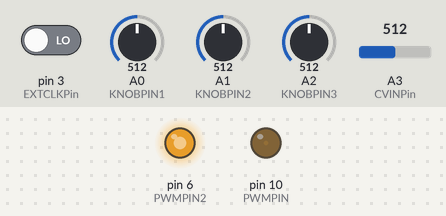
The sketch below on a simulated Arduino Nano, built with avr-gcc and run on an emulated ATmega328P. Parts: output pins drawn as LEDs (lit = HIGH). Inputs (shaded band) come from the test bench; at power-on: A2 (KNOBPIN3) = 512, A1 (KNOBPIN2) = 512, pin 3 (EXTCLKPin) LOW, A0 (KNOBPIN1) = 512, A3 (CVINPin) = 512. Random numbers use the default seed unless the sketch sets one; what the sketch prints to the serial monitor is not drawn.

Above: at 1.25 s.
1.3 s: A2 (KNOBPIN3) set to 631
At 1.75 s:
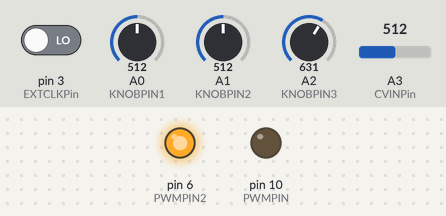
4.3 s: A2 (KNOBPIN3) set to 658
7.3 s: A1 (KNOBPIN2) set to 30
Timing chart, 0 to 10.3 s (numbered marks = the images above; inputs shaded):
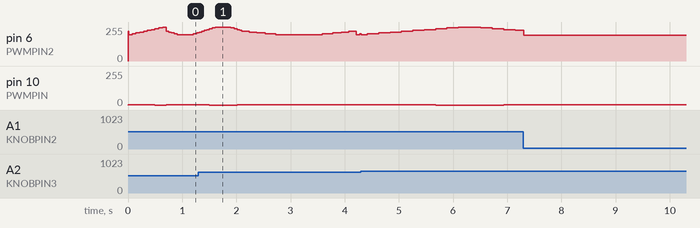

The sketch:

SyncLFO.ino
```cpp
#include <FlexiTimer2.h>
#include <avr/io.h>
#include "const.h"  //波形表  saw1 saw2 sine tri squ

#define PWMPIN 10    //输出信号    Output
#define PWMPIN2 6    //输出信号    Output2
#define EXTCLKPin 3  //输入时钟    Clk In
#define CVINPin A3   //输入压控    CV In
#define KNOBPIN1 0   //旋钮1       Freq/Phase/Amp
#define KNOBPIN2 1   //旋钮2       WaveType
#define KNOBPIN3 2   //旋钮3       Modulation

//获取到各个引脚并打印日志 ok
//调整震荡频率
//调试hold v amp调整
//时钟调试

float duty = 0.5;      //占空比
int wavePosition = 0;  //波形位置

byte waveType = 1;  //波形类型

int set_freq = 1;   //频率计数器
int freq_max = 30;  //外部时钟周期（*100usec）
int amp = 256;      //PWM占空比调整
int tmp_amp = 256;  //临时振幅值
int tmp_a1 = 0;     //临时A1值
int lgt8f328p = 1;  //  lgt8f328p =4 / arduion nano =1;

float amp_rate = 1.0;
int phase = 1;
int modulation = 0;  //自调制

bool ext_injudge = 0;  //0=使用内部时钟 , 1 =使用外部时钟
bool ext_pulse = 0;    //0=无外部输入
bool old_ext_pulse = 0;
long ext_count = 0;
long ext_count_result = 0;
long old_ext_count_result = 0;
long ext_period = 0;
bool reset_count = 0;

long timer2 = 0;

int a3 = 0;

// 提高PWM频率，设置为200000Hz，可以根据需要进一步调整
unsigned long pwm_freq = 200000;

/**
 * 初始化设置函数
 * 配置PWM输出引脚、定时器和串口通信
 * 设置PWM频率和占空比
 */
void setup() {
  pinMode(PWMPIN, OUTPUT);   // 设置PWM输出引脚
  pinMode(PWMPIN2, OUTPUT);  // 设置辅助输出引脚
  pinMode(CVINPin, INPUT);   // 设置电压控制输入引脚

  // 设置定时器2，每5微秒触发一次timer_count函数
  FlexiTimer2::set(5, 1.0 / 100000, timer_count);
  FlexiTimer2::start();  // 启动定时器

  Serial.begin(115200);  // 初始化串口通信，波特率115200

  // 设置TCCR1A寄存器 - 配置PWM模式和输出比较模式
  // 快速PWM模式，清除OC1A/OC1B比较匹配时(非-inverting模式)
  TCCR1A = 0b00100011;

  // 设置TCCR1B寄存器 - 配置PWM模式和时钟源
  // 0b00000001表示不分频，即PWM频率 = 系统时钟频率 / OCR1A
  TCCR1B = 0b00000001;

  // 根据设定的PWM频率计算OCR1A的值
  // OCR1A决定PWM周期：频率 = 系统时钟(16MHz) / OCR1A
  OCR1A = (unsigned int)(8000000 / pwm_freq);
}

/**
 * 主循环函数
 * 持续读取旋钮和传感器输入，更新波形参数
 * 处理外部时钟信号和波形生成
 */
void loop() {
  // 保存上一次的外部时钟状态
  old_ext_pulse = ext_pulse;
  // 读取当前外部时钟状态
  ext_pulse = digitalRead(EXTCLKPin);

  // 打印当前参数状态到串口监视器
  Serial.print("  freq= ");
  Serial.print(freq_max);
  Serial.print("  waveType= ");
  Serial.print(waveType);
  Serial.print("  modulation= ");
  Serial.print(modulation);
  Serial.print("  amp= ");
  Serial.print(amp);
  Serial.println(" ");

  // Serial.print("  ext_injudge= ");  //不要随便删除这些注释的log
  // Serial.print(ext_injudge);        //不要随便删除这些注释的log
  // Serial.print("  freq mod= ");     //不要随便删除这些注释的log
  // Serial.println(a3);               //不要随便删除这些注释的log

  // Serial.print(" KNOBPIN1= ");           //不要随便删除这些注释的log
  // Serial.print(analogRead(KNOBPIN1));    //不要随便删除这些注释的log
  // Serial.print(" KNOBPIN2= ");           //不要随便删除这些注释的log
  // Serial.print(analogRead(KNOBPIN2));    //不要随便删除这些注释的log
  // Serial.print(" KNOBPIN3= ");           //不要随便删除这些注释的log
  // Serial.println(analogRead(KNOBPIN3));  //不要随便删除这些注释的log

  // Serial.print("                             ");  //不要随便删除这些注释的logamp test
  // Serial.print(knob1_dec);                        //不要随便删除这些注释的logamp test
  // Serial.print("             ");                  //不要随便删除这些注释的logamp test
  // Serial.print(this_v);                           //不要随便删除这些注释的logamp test
  // Serial.print("             ");                  //不要随便删除这些注释的logamp test
  // Serial.print(tmp_amp);                          //不要随便删除这些注释的logamp test
  // Serial.println("             ");                //不要随便删除这些注释的logamp test

  //------------波形类型选择-------------------------------
  // 读取旋钮2的值并映射到波形类型(0-7)
  waveType = analogRead(KNOBPIN2) >> 7;

  //------------相位和时钟设置-------------------------------
  if (ext_injudge == 0) {  //使用内部时钟，相位功能关闭
    phase = 0;
    // 非线性映射旋钮1的值到频率范围
    freq_max = 1 + 0.0007 * (1023 - analogRead(KNOBPIN1)) * (1023 - analogRead(KNOBPIN1)) / 2;
    // 读取电压控制输入并应用到频率
    a3 = analogRead(CVINPin) >> 6;
    freq_max = freq_max - a3;
  } else if (ext_injudge == 1) {  //使用外部时钟，相位功能开启
    // 映射旋钮1的值到相位偏移(0-999)
    phase = map(analogRead(KNOBPIN1), 0, 1023, 0, 999);
  }

  //------------调制方式选择-------------------------------
  // 读取旋钮3的值并映射到调制方式(0-7)
  modulation = analogRead(KNOBPIN3) >> 7;

  // 根据调制方式应用不同的波形调制
  switch (modulation) {
    default:  //无调制
      break;
    case 1:  //使用saw1波形调制相位
      phase = phase + (pgm_read_word(&(saw1[wavePosition])));
      break;
    case 2:  //使用saw2波形调制相位
      phase = phase + (pgm_read_word(&(saw2[wavePosition])));
      break;
    case 3:
    case 4:  //使用sine波形调制相位
      phase = phase + (pgm_read_word(&(sine[wavePosition])));
      break;
    case 5:  //使用tri波形调制相位
      phase = phase + (pgm_read_word(&(tri[wavePosition])));
      break;
    case 6:  //使用squ波形调制相位
      phase = phase + (pgm_read_word(&(squ[wavePosition])));
      break;
    case 7:  //随机调制相位
      phase = phase + (pgm_read_word(&(tri[random(1, 1000)])));
      break;
  }

  //--------------振幅设置----------------
  // 将振幅值映射到0.01-1.0的比率范围
  int this_am = 0;
  this_am = map(amp, 0, 1023, 1, 100);
  amp_rate = (float)this_am / 100;

  // 读取旋钮1的值并计算变化量
  int this_v = analogRead(KNOBPIN1) / lgt8f328p;
  int knob1_dec = analogRead(KNOBPIN1) - tmp_a1;


  // 电压保持模式 - 当波形类型为0时，使用旋钮1控制振幅
  if (waveType == 0) {
    // 检测旋钮是否有明显转动
    if (-30 > knob1_dec || knob1_dec > 30) {
      if (tmp_amp != this_v) {
        amp = this_v;  // 更新振幅值
      }
      tmp_amp = this_v;
    }
  } else {
    amp = 256;  // 非保持模式下使用默认振幅
  }
  tmp_a1 = analogRead(KNOBPIN1);  // 保存当前旋钮值用于下次比较

  //------------外部时钟判断-------------------------------
  // 如果长时间没有外部时钟信号，切换到内部时钟
  if (ext_count > 160000) {
    ext_injudge = 0;
  } else {
    ext_injudge = 1;
  }

  //----------时钟设置-------------
  // 检测外部时钟上升沿
  if (ext_pulse == 1 && old_ext_pulse == 0) {
    // 计算两次脉冲之间的周期，用于外部同步
    old_ext_count_result = ext_count_result;
    ext_count_result = ext_count;
    ext_period = (old_ext_count_result + ext_count_result) / 1960;
    freq_max = ext_period;
  }

  // 检测外部时钟下降沿，重置计数器和波形位置
  if (old_ext_pulse == 0 && ext_pulse == 1) {
    ext_count = 0;
    wavePosition = 0;
  }

  // 根据PWM频率、占空比和振幅计算OCR1B的值
  unsigned int bbb = (unsigned int)(8000000 / pwm_freq * duty * amp_rate);
  OCR1B = bbb;

  // 控制第二个输出引脚，与PWM输出互补
  analogWrite(PWMPIN2, map(bbb, 0, 40, 255, 0));
}

/**
 * 定时器中断服务函数
 * 每5微秒触发一次，控制波形生成和频率
 */
void timer_count() {
  // 增加计数器值
  ext_count++;
  set_freq++;

  // 当达到频率上限时，更新波形
  if (set_freq >= freq_max) {
    set_freq = 0;

    // 更新波形位置
    wavePosition++;
    if (wavePosition + phase >= 1000 && waveType != 7) {
      wavePosition = wavePosition - 1000;
    }

    // 根据波形类型选择不同的波形表
    switch (waveType) {
      default:  //稳定保持电压
        duty = 1;
        digitalWrite(4, 0);
        break;
      case 1:  //saw1波形
        duty = (float)(pgm_read_word(&(saw1[wavePosition + phase]))) / 1000;
        digitalWrite(4, 1);
        break;
      case 2:  //saw2波形
        duty = (float)(pgm_read_word(&(saw2[wavePosition + phase]))) / 1000;
        digitalWrite(4, 0);
        break;
      case 3:
      case 4:  //sine波形
        duty = (float)(pgm_read_word(&(sine[wavePosition + phase]))) / 1000;
        digitalWrite(4, 1);
        break;
      case 5:  //tri波形
        duty = (float)(pgm_read_word(&(tri[wavePosition + phase]))) / 1000;
        digitalWrite(4, 0);
        break;
      case 6:  //squ波形
        duty = (float)(pgm_read_word(&(squ[wavePosition + phase]))) / 1000;
        digitalWrite(4, 1);
        break;
      case 7:  //随机波形
        digitalWrite(4, 0);
        wavePosition++;
        if (wavePosition >= 250) {
          wavePosition = 0;
          duty = random(1, 1000);
          duty = duty / 1000;
        }
        break;
    }
  }
}
```

Source omitted: const.h (data table, 24142 bytes)
